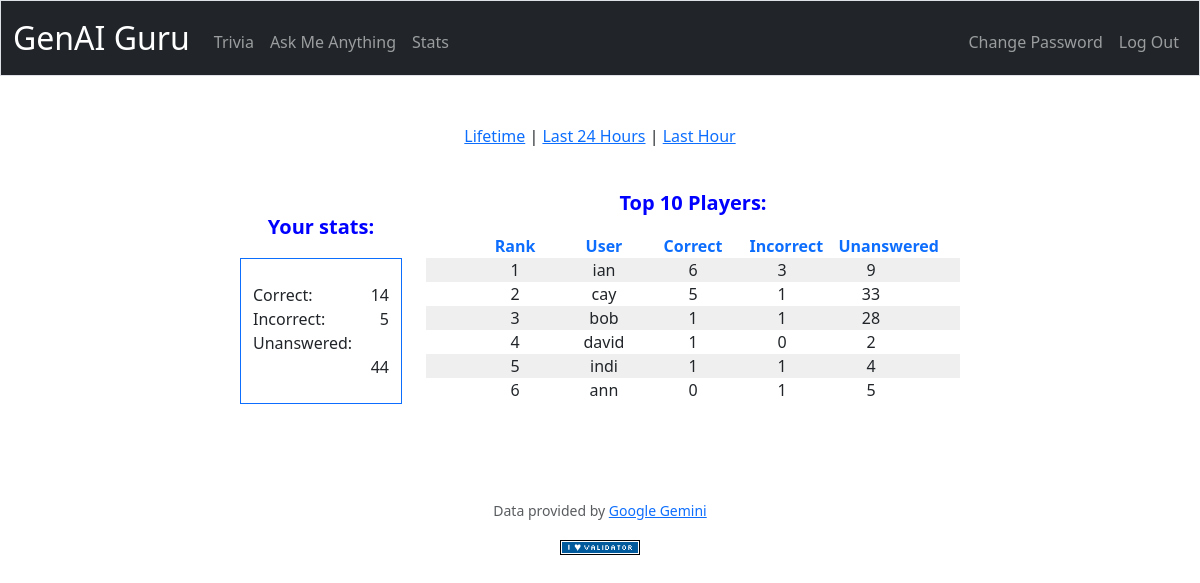
Screenshot of /stats?dur=24h (signed in) with the database file from the repository.
### tables this page shows
CREATE TABLE users (
    id INTEGER PRIMARY KEY AUTOINCREMENT NOT NULL,
    username TEXT NOT NULL,
    hash TEXT NOT NULL
);

### app.py (the view)
@app.route("/stats")
@login_required
def stats():
    user_id = session["user_id"]
    rows = db.execute("SELECT SUM(correct) AS correct, SUM(incorrect) AS incorrect, SUM(unanswered) \
                      AS unanswered FROM stats WHERE user_id=?", user_id)
    if len(rows) != 1:
        print("[error] invalid param_correct %s" % param_correct)
        return apology("Multiple users detected %d", user_id)
    correct = rows[0]["correct"]
    incorrect = rows[0]["incorrect"]
    unanswered = rows[0]["unanswered"]
    start = EPOCH
    dur = request.args.get("dur")
    if dur == "24h":
        start = int(time.time()) - 86400
    elif dur == "hour":
        start = int(time.time()) - 3600
    rows = db.execute("SELECT b.username AS aa, SUM(correct) AS bb, SUM(incorrect) AS cc, \
                      SUM(unanswered) AS dd FROM stats a, users b WHERE a.user_id=b.id \
                      AND timestamp >= ? GROUP BY aa ORDER BY bb DESC LIMIT ?", start, HIGH_SCORE_COUNT)
    values = []
    for row in rows:
        aa = row["aa"]
        bb = row["bb"]
        cc = row["cc"]
        dd = row["dd"]
        values.append((aa, bb, cc, dd))
    return render_template("stats.html", values=values, correct=correct, incorrect=incorrect, unanswered=unanswered)

### app.py (called while the page is built)
@app.after_request
def after_request(response):
    response.headers["Cache-Control"] = "no-cache, no-store, must-revalidate"
    response.headers["Expires"] = 0
    response.headers["Pragma"] = "no-cache"
    return response

### helpers.py (called while the page is built)
def login_required(f):
    @wraps(f)
    def decorated_function(*args, **kwargs):
        if session.get("user_id") is None:
            return redirect("/login")
        return f(*args, **kwargs)
    return decorated_function

### templates/stats.html (shortened to what this page needs)
{% extends "layout.html" %}
{% block main %}
<div class="container">
    <p><a href="/stats">Lifetime</a> |
        <a href="/stats?dur=24h">Last 24 Hours</a> |
        <a href="/stats?dur=hour">Last Hour</a>
    </p>
    <br>
    <div class="row justify-content-center">
        <div class="col-2 text-center">
            <br>
            <p class="title">Your stats:</p></p>
            <div class="container pb-4 pt-4 border border-primary">
                <div class="row">
                    <div class="col text-start">Correct:</div>
                    <div class="col text-end">{{correct}}</div>
                </div>
                <div class="row">
                    <div class="col text-start">Incorrect:</div>
                    <div class="col text-end">{{incorrect}}</div>
                </div>
                <div class="row">
                    <div class="col text-start">Unanswered:</div>
                    <div class="col text-end">{{unanswered}}</div>
                </div>
            </div>
        </div>
        <div class="col-6">
            <p class="title">Top 10 Players:</p>
            <div class="container">
            <div class="row justify-content-center fw-bold text-primary">
                <div class="col-md-2">Rank</div>
                <div class="col-md-2">User</div>
                <div class="col-md-2">Correct</div>
                <div class="col-md-2">Incorrect</div>
                <div class="col-md-2">Unanswered</div>
            </div>
            {% for value in values %}
            <div class="row row-striped justify-content-md-center">
                <div class="col-md-2">{{loop.index}}</div>
                <div class="col-md-2">{{value[0]}}</div>
                <div class="col-md-2">{{value[1]}}</div>
                <div class="col-md-2">{{value[2]}}</div>
                <div class="col-md-2">{{value[3]}}</div>
            </div>
            {% endfor %}
        </div>
    </div>
</div>
<br><br>
{% endblock %}

### static/styles.css (style rules this page uses)
.row-striped:nth-of-type(even) { background-color: #efefef; }
.row-striped:nth-of-type(odd) { background-color: #ffffff; }
.title { font-size: 20px; font-weight: bold; color: blue; }

### rows the page displays
users: username "ian", value "6", value "3", value "9"
users: username "cay", value "5", value "1", value "33"
users: username "bob", value "1", value "28"
users: username "david", value "1", value "0", value "2"
users: username "indi", value "1", value "4"
users: username "ann", value "0", id "1", value "5"

### other values shown
{{ correct }} "14"
{{ incorrect }} "5"
{{ unanswered }} "44"
